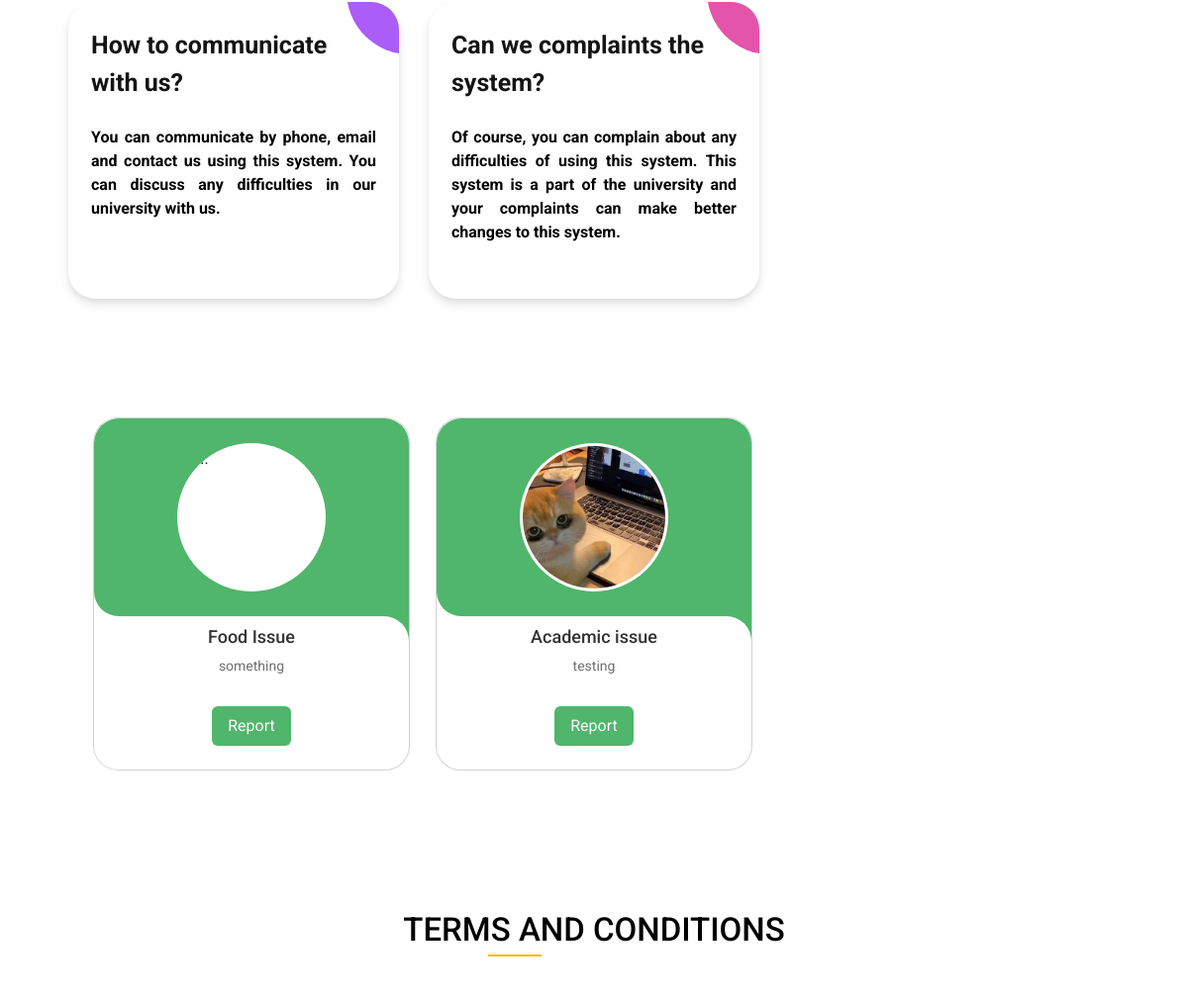
Before: / (middle part) with the older database file.
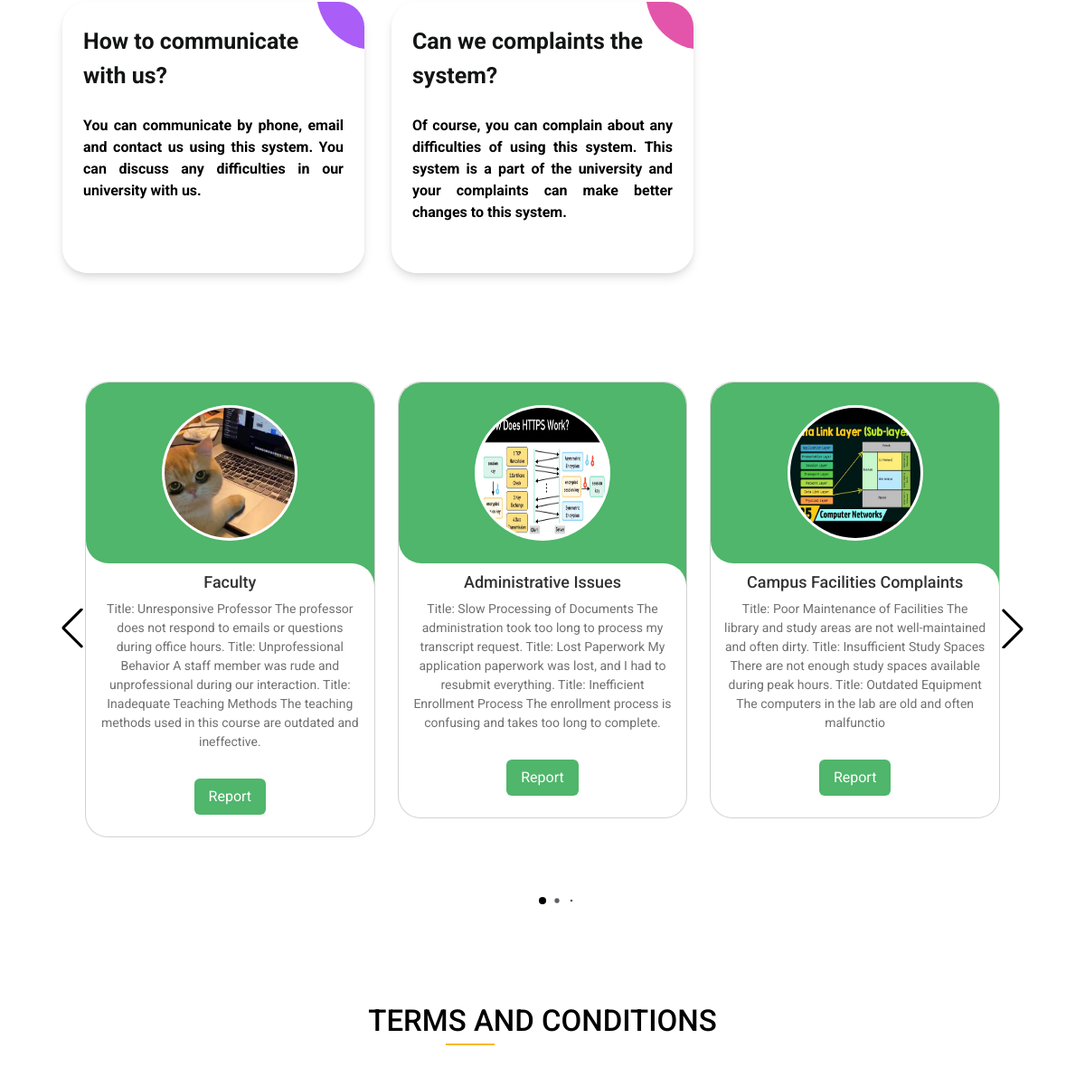
After: the same page with the newer database file.
### website/models.py (models this page shows)
class Category(db.Model):
    id = db.Column(db.Integer, primary_key=True)
    cat_name = db.Column(db.String(255), nullable=False)
    cat_description = db.Column(db.String(255), nullable=False)
    cat_image = db.Column(db.String(255), nullable=False)
    complaints = db.relationship('Complaints')

### app.py (the view, shortened to what this page needs)
@app.route('/', methods=['GET','POST'])
def home():
    categories = Category.query.all()
    return render_template("homepage.html", categories=categories)

### website/templates/homepage.html (shortened to what this page needs)
{% extends "clientlayout.html" %} {% block title %}Home Page{% endblock%}
{% block content %}
<div class="container-fluid" id="main-content">
    <div class="ag-format-container">
        <div class="ag-courses_box">
            <div class="ag-courses_item">
              <div class="ag-courses-item_link">
                <div class="ag-courses-item_bg"></div>
                <div class="ag-courses-item_title">
                  How to communicate with us?
                </div>
                <div class="ag-courses-item_date-box">
                  <span class="ag-courses-item_date">
                    You can communicate by phone, email and contact us using this system. You can discuss any difficulties in our university with us.
                  </span>
                </div>
              </div>
            </div>
            <div class="ag-courses_item">
              <div class="ag-courses-item_link">
                <div class="ag-courses-item_bg"></div>
                <div class="ag-courses-item_title">
                  Can we complaints the system?
                </div>
                <div class="ag-courses-item_date-box">
                  <span class="ag-courses-item_date">
                    Of course, you can complain about any difficulties of using this system. This system is a part of the university and your complaints can make better changes to this system.
                  </span>
                </div>
              </div>
            </div>
        </div>
      <div class="slide-container swiper">
        <div class="slide-content">
            <div class="card-wrapper swiper-wrapper">
          {% for cat in categories: %}
                <div class="card swiper-slide">
                    <div class="image-content">
                        <div class="card-image">
                            <img src="{{ url_for('static', filename='images/' + cat.cat_image) }}" class="card-img-top circle-img"
                            alt="...">
                        </div>
                    </div>
                    <div class="card-content">
                        <h2 class="name">{{ cat.cat_name}}</h2>
                        <p class="description">{{ cat.cat_description}}</p>
                        <a href="/complaint_form" class="button">Report</a>
                    </div>
                </div>
          {% endfor %}
            </div>
        </div>
        <div class="swiper-button-next swiper-navBtn"></div>
        <div class="swiper-button-prev swiper-navBtn"></div>
        <div class="swiper-pagination"></div>
    </div>
<div class="aboutus-section" id="termsNconditions">
    <div class="container">
      <h2 class="aboutus-title">Terms and Conditions</h2>
    </div>
</div>
</div>
</div>
{% endblock %}

### website/templates/clientlayout.html (shortened to what this page needs)
<!DOCTYPE html>
<html lang="en">
  <head>
    <link
      href="https://cdn.jsdelivr.net/npm/bootstrap@5.3.3/dist/css/bootstrap.min.css"
      rel="stylesheet"
    />
    <link
      rel="stylesheet"
      href="https://cdn.jsdelivr.net/npm/bootstrap-icons@1.11.3/font/bootstrap-icons.min.css"
    />
    <link
      rel="stylesheet"
      href="https://unpkg.com/swiper/swiper-bundle.min.css"
    />
    <link
      rel="stylesheet"
      href="https://use.fontawesome.com/releases/v5.15.4/css/all.css"
    />
    <link
      rel="stylesheet"
      type="text/css"
      href="{{ url_for('static', filename='css/clientcss.css') }}"
    />
  </head>
  <body>
    <div class="container">{% block content %} {% endblock %}</div>
  </body>
</html>

### website/static/css/clientcss.css (style rules this page uses)
body { margin: 0; padding: 0; background-color: white; font-family: "Roboto", sans-serif; }
html { scroll-behavior: smooth; }
.container { border-radius: 5px; width: 100%; }
.ag-format-container { width: 100%; max-width: 1142px; margin: 0 auto; }
.ag-courses_box { display: flex; align-items: flex-start; flex-wrap: wrap; padding: 50px 0; }
.ag-courses_item { flex-basis: calc(33.33333% - 30px); margin: 0 15px 30px; overflow: hidden; border-radius: 28px; width: 500px; height: 300px; box-shadow: 0px 6px 10px rgba(0, 0, 0, 0.1), 0px 2px 4px rgba(0, 0, 0, 0.05); }
.ag-courses-item_link { display: block; padding: 25px 23px 141px; background-color: white; overflow: hidden; position: relative; text-decoration: none; }
.ag-courses-item_title { min-height: 47px; margin: 0 0 25px; overflow: hidden; font-weight: bold; font-size: 25px; color: #131514; z-index: 2; position: relative; }
.ag-courses-item_date-box { font-size: 16px; text-align: justify; color: #FFF; z-index: 2; position: relative; }
.ag-courses-item_date { font-weight: bold; color: black; transition: color .5s ease; }
.ag-courses-item_bg { height: 128px; width: 128px; background-color: #f9b234; background-attachment: fixed; z-index: 1; position: absolute; top: -75px; right: -75px; border-radius: 50%; transition: all .5s ease; }
.ag-courses_item:nth-child(2n) .ag-courses-item_bg { background-color: #51d36d; }
.ag-courses_item:nth-child(4n) .ag-courses-item_bg { background-color: #aa5df7; }
.ag-courses_item:nth-child(5n) .ag-courses-item_bg { background-color: #e355aa; }
.slide-container { max-width: 1300px; width: 100%; padding: 40px 0; }
.slide-content { margin: 0 40px; overflow: hidden; border-radius: 25px; }
.card { border-radius: 25px; background-color: #FFF; }
.image-content, .card-content { display: flex; flex-direction: column; align-items: center; padding: 10px 14px; }
.image-content { position: relative; row-gap: 5px; padding: 25px 0; }
.card-image { position: relative; height: 150px; width: 150px; border-radius: 50%; background: #FFF; padding: 3px; overflow: hidden; }
.card-img, .card-img-bottom, .card-img-top { width: 100%; height: 100%; border-radius: 100%; }
.name { font-size: 18px; font-weight: 500; color: #333; }
.description { font-size: 14px; color: #707070; text-align: center; }
.button { border: none; font-size: 16px; color: #FFF; padding: 8px 16px; background-color: #4FB66B; border-radius: 6px; margin: 14px; cursor: pointer; background-image: linear-gradient(to right, #4FB66B 50%, #2a5c2c 50%); background-size: 200% 100%; background-position: left bottom; transition: background-position 0.5s ease; text-decoration: none; }
.swiper-navBtn { color: #000000; transition: color 0.3s ease; }
.swiper-navBtn::before, .swiper-navBtn::after { font-size: 35px; }
.swiper-button-next { right: 0; }
.swiper-button-prev { left: 0; }
.aboutus-section { padding: 90px 0; }
.aboutus-title { font-size: 33px; letter-spacing: 0; line-height: 32px; padding: 0 0 11px; position: relative; text-transform: uppercase; color: #000; margin-top: 15px; margin-bottom: 50px; text-align: center; }
.aboutus-title::after { background: #fdb801 none repeat scroll 0 0; bottom: 0; content: ""; height: 2px; left: 40%; position: absolute; width: 54px; }

Changed rows visible on the page:
changed Category: cat_name "Academic issue" → "Faculty"; cat_description "testing" → "Title: Unresponsive Professor The professor does not respond to emails or questions during office hours. Title: Unprofessional Behavior A staff member was rude and unprofessional during our interaction. Title: Inadequate Teaching Methods The teaching methods used in this course are outdated and ineffective."
changed Category: cat_image: picture added; cat_name "Food Issue" → "Administrative Issues"; cat_description "something" → "Title: Slow Processing of Documents The administration took too long to process my transcript request. Title: Lost Paperwork My application paperwork was lost, and I had to resubmit everything. Title: Inefficient Enrollment Process The enrollment process is confusing and takes too long to complete."
added Category: cat_image (placeholder picture), cat_name "Campus Facilities Complaints", cat_description "Title: Poor Maintenance of Facilities The library and study areas are not well-maintained and often dirty. Title: Insufficient Study Spaces There are not enough study spaces available during peak hours. Title: Outdated Equipment The computers in the lab are old and often malfunctio"
